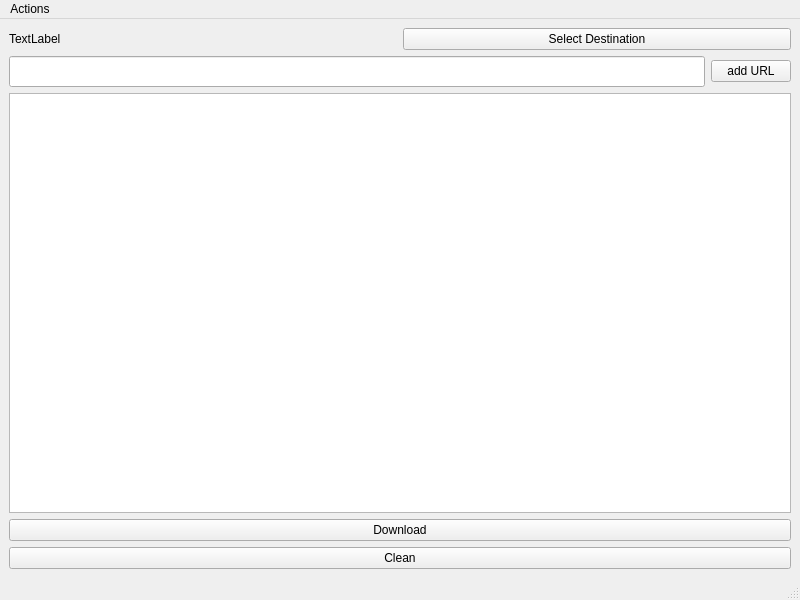
<?xml version="1.0" encoding="UTF-8"?>
<ui version="4.0">
 <class>MainWindow</class>
 <widget class="QMainWindow" name="MainWindow">
  <property name="geometry">
   <rect>
    <x>0</x>
    <y>0</y>
    <width>800</width>
    <height>600</height>
   </rect>
  </property>
  <property name="minimumSize">
   <size>
    <width>600</width>
    <height>300</height>
   </size>
  </property>
  <property name="baseSize">
   <size>
    <width>1920</width>
    <height>1080</height>
   </size>
  </property>
  <property name="windowTitle">
   <string>MainWindow</string>
  </property>
  <widget class="QWidget" name="centralwidget">
   <layout class="QGridLayout" name="gridLayout_2">
    <item row="6" column="0">
     <widget class="QPushButton" name="downloadButton">
      <property name="text">
       <string>Download</string>
      </property>
     </widget>
    </item>
    <item row="5" column="0">
     <widget class="QTextBrowser" name="log"/>
    </item>
    <item row="0" column="0">
     <layout class="QGridLayout" name="gridLayout">
      <item row="0" column="0">
       <layout class="QHBoxLayout" name="horizontalLayout">
        <item>
         <widget class="QLabel" name="destinationLabel">
          <property name="text">
           <string>TextLabel</string>
          </property>
         </widget>
        </item>
        <item>
         <widget class="QPushButton" name="destinationButton">
          <property name="text">
           <string>Select Destination</string>
          </property>
         </widget>
        </item>
       </layout>
      </item>
     </layout>
    </item>
    <item row="4" column="0">
     <layout class="QHBoxLayout" name="horizontalLayout_2">
      <item>
       <widget class="QLineEdit" name="urlLineEdit">
        <property name="minimumSize">
         <size>
          <width>686</width>
          <height>31</height>
         </size>
        </property>
       </widget>
      </item>
      <item>
       <widget class="QPushButton" name="urlButton">
        <property name="text">
         <string>add URL</string>
        </property>
       </widget>
      </item>
     </layout>
    </item>
    <item row="7" column="0">
     <widget class="QPushButton" name="cleanButton">
      <property name="text">
       <string>Clean</string>
      </property>
     </widget>
    </item>
   </layout>
  </widget>
  <widget class="QMenuBar" name="menubar">
   <property name="geometry">
    <rect>
     <x>0</x>
     <y>0</y>
     <width>800</width>
     <height>28</height>
    </rect>
   </property>
   <property name="baseSize">
    <size>
     <width>0</width>
     <height>20</height>
    </size>
   </property>
   <widget class="QMenu" name="menuFile">
    <property name="font">
     <font>
      <family>DejaVu Sans</family>
      <pointsize>12</pointsize>
     </font>
    </property>
    <property name="title">
     <string>Actions</string>
    </property>
    <addaction name="actionQuit"/>
    <addaction name="actionDownload"/>
    <addaction name="actionClean"/>
   </widget>
   <addaction name="menuFile"/>
  </widget>
  <widget class="QStatusBar" name="statusbar"/>
  <action name="actionQuit">
   <property name="enabled">
    <bool>true</bool>
   </property>
   <property name="text">
    <string>Quit</string>
   </property>
   <property name="shortcut">
    <string>Ctrl+Q</string>
   </property>
  </action>
  <action name="actionDownload">
   <property name="text">
    <string>Download</string>
   </property>
   <property name="shortcut">
    <string>Ctrl+D</string>
   </property>
  </action>
  <action name="actionClean">
   <property name="text">
    <string>Clean</string>
   </property>
   <property name="shortcut">
    <string>Ctrl+C</string>
   </property>
  </action>
 </widget>
 <resources/>
 <connections/>
</ui>
